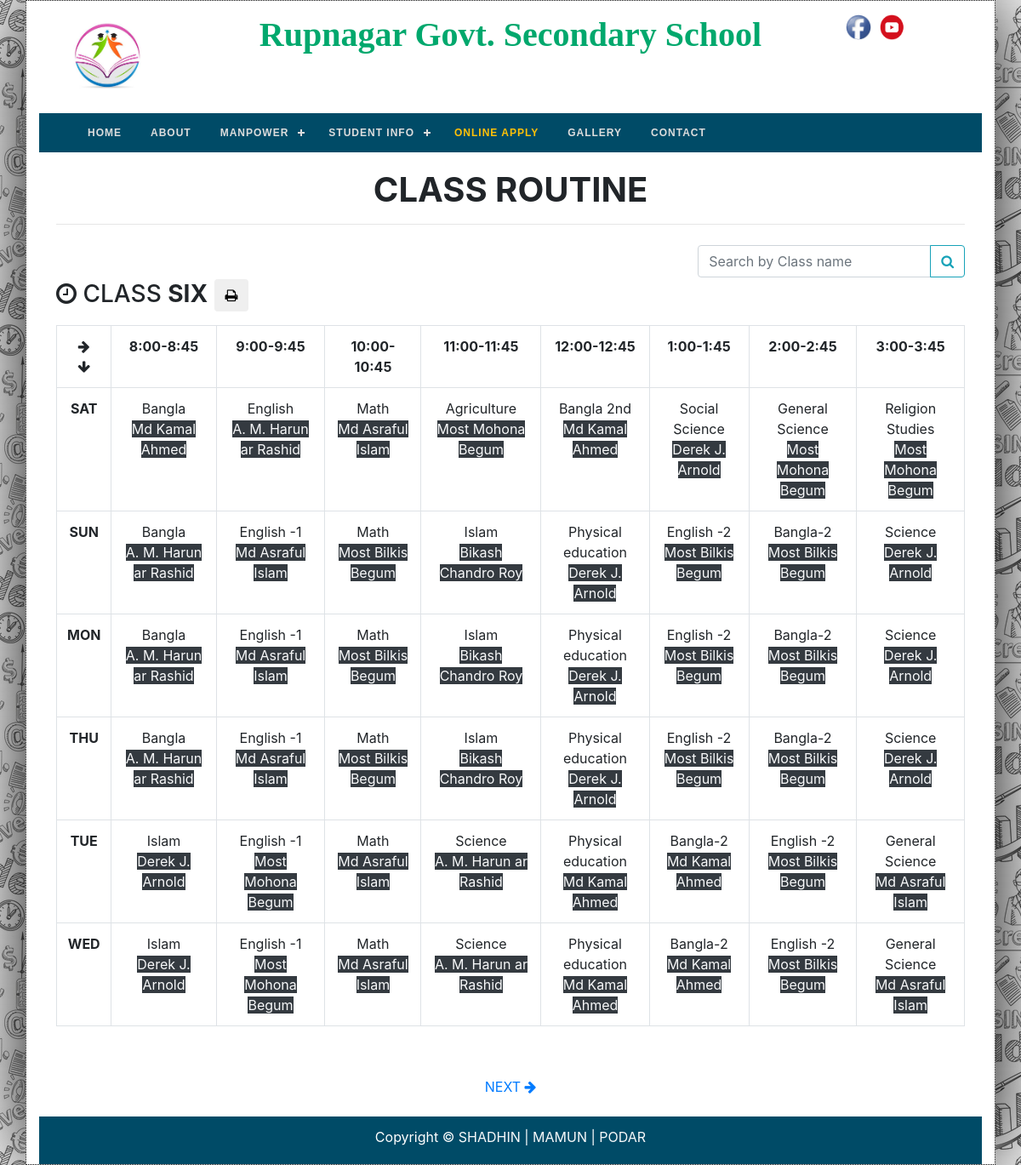
Page /w/student-class-routine.php on the committed database.
### tables this page shows
CREATE TABLE `setting` (
  `id` int(11) NOT NULL,
  `shifted_status` int(11) NOT NULL,
  `school_name` varchar(255) NOT NULL,
  `school_logo` varchar(255) NOT NULL,
  `welcome_messege` text NOT NULL,
  `principle_image` text NOT NULL,
  `principle_message` text NOT NULL,
  `school_address` text NOT NULL,
  `school_phone` varchar(100) NOT NULL,
  `school_email` varchar(255) NOT NULL,
  `school_image` text NOT NULL,
  `school_about` text NOT NULL,
  `facebook_link` text NOT NULL,
  `youtube_link` text NOT NULL,
  `principle_sign` text NOT NULL,
  `register_sign` text NOT NULL,
  `additional_sign` text NOT NULL,
  `slider_image_1` text NOT NULL,
  `slider_image_2` text NOT NULL,
  `slider_image_3` text NOT NULL
);

CREATE TABLE `routine_class_time` (
  `id` int(11) NOT NULL,
  `1_period` varchar(255) NOT NULL,
  `2_period` varchar(255) NOT NULL,
  `3_period` varchar(255) NOT NULL,
  `4_period` varchar(255) NOT NULL,
  `5_period` varchar(255) NOT NULL,
  `6_period` varchar(255) NOT NULL,
  `7_period` varchar(255) NOT NULL,
  `8_period` varchar(255) NOT NULL
);

CREATE TABLE `routine` (
  `id` int(11) NOT NULL,
  `class_name` varchar(255) NOT NULL,
  `class_group` varchar(255) DEFAULT NULL,
  `day` varchar(255) NOT NULL,
  `1st_period` varchar(255) DEFAULT NULL,
  `2nd_period` varchar(255) DEFAULT NULL,
  `3rd_period` varchar(255) DEFAULT NULL,
  `4th_period` varchar(255) DEFAULT NULL,
  `5th_period` varchar(255) DEFAULT NULL,
  `6th_period` varchar(255) DEFAULT NULL,
  `7th_period` varchar(255) DEFAULT NULL,
  `8th_period` varchar(255) DEFAULT NULL
);

### w/classes/DB.php (called while the page is built, shortened)
<?php
class DB{
    protected static $host     = "localhost";
    protected static $username = "root";
    protected static $password = "";
    protected static $database = "project_school";
    public static function connection()
    {
        try{
            $mysqli = new mysqli(self::$host, self::$username, self::$password, self::$database);
            return $mysqli;
        }catch (Exception $e){
            die("Server not connected ! ".$e->getMessage());
        }
    }
    public static function select($query)
    {
        $data = self::connection()->query($query);
        return $data;
    }
}

### w/classes/Student.php (called while the page is built, shortened)
<?php
class Student
{
    public function distinctClassFromRoutine($start_from, $per_page)
    {
        $query = "SELECT DISTINCT class_name, class_group FROM routine LIMIT $start_from, $per_page";
        $data = DB::select($query);
        return $data;
    }
    public function classRoutine($class, $class_group = null)
    {
        if ($class == 'Ten' OR $class == 'Nine') {
            $query = "SELECT * FROM routine WHERE class_name = '$class' AND class_group = '$class_group'";
        } else {
            $query = "SELECT * FROM routine WHERE class_name = '$class'";
        }
        $data = DB::select($query);
        return $data;
    }
    public function totalRoutine()
    {
        $query = "SELECT DISTINCT class_name, class_group FROM routine";
        $data = DB::select($query);
        $rows = $data->num_rows;
        return $rows;
    }
    public function routineClassTime()
    {
        $query = "SELECT * FROM routine_class_time";
        $data = DB::select($query)->fetch_assoc();
        return $data;
    }
}

### w/student-class-routine.php (the view, shortened to what this page needs)
<?php require 'includes/header.php'; ?>
    <div class="card-body">
        <h1 class="text-center font-weight-bold">CLASS ROUTINE</h1>
        <hr>
        <div class="table-responsive">
            <?php
            $per_page = 1;
            $page = (isset($_GET['p']) AND ($_GET['p'] > 0)) ? $_GET['p'] : 1;
            $start_from = ($page - 1) * $per_page;
            ?>
            <?php
            if (isset($_POST['key'])) {
                $routines = $student->routineSearchByClass($_POST['key']);
            } else {
                $routines = $student->distinctClassFromRoutine($start_from, $per_page);
            }
            ?>
            <div class="float-right mt-2">
                <form method="post">
                    <div class="input-group mb-3">
                        <input type="text" name="key" class="form-control" placeholder="Search by Class name" required>
                        <div class="input-group-append">
                            <button type="submit" class="btn btn-outline-info">
                                <i class="fa fa-search"></i>
                            </button>
                        </div>
                    </div>
                </form>
            </div>
            <br>
            <?php foreach ($routines as $routine) { ?>
                <div id="printRoutine_<?php echo $routine['class_name'] . $routine['class_group']; ?>">
                    <h3 class="mt-4 mb-3 text-uppercase">
                        <i class="fa fa-clock-o"></i> CLASS
                        <strong><?php echo (isset($_POST['key'])) ? str_ireplace($_POST['key'], '<span style="background-color: yellow">' . $_POST["key"] . '</span>', $routine['class_name']) : $routine['class_name']; ?></strong>
                        <button id="print-btn" onclick="schoolInfo(); printdiv('printRoutine_<?php echo $routine['class_name'] . $routine['class_group']; ?>')"
                                class="btn"><i class="fa fa-print"></i></button>
                    </h3>
                    <table class="table table-bordered text-center">
                        <tr>
                            <th>
                                <i class="fa fa-arrow-right"></i><br>
                                <i class="fa fa-arrow-down"></i>
                            </th>
                            <?php
                                $classTimes = $student->routineClassTime();
                            ?>
                            <th><?php echo $classTimes['1_period']; ?></th>
                            <th><?php echo $classTimes['2_period']; ?></th>
                            <th><?php echo $classTimes['3_period']; ?></th>
                            <th><?php echo $classTimes['4_period']; ?></th>
                            <th><?php echo $classTimes['5_period']; ?></th>
                            <th><?php echo $classTimes['6_period']; ?></th>
                            <th><?php echo $classTimes['7_period']; ?></th>
                            <th><?php echo $classTimes['8_period']; ?></th>
                        </tr>
                        <?php
                        function subject_teacher($period){
                            $ex = explode(',',$period);
                            $subject = $ex[0];
                            $teacher = $ex[1];
                            $output = $subject."<br>"."<span class='bg-dark text-light'>$teacher</span>";
                            return $output;
                        }
                        $class_routine = $student->classRoutine($routine['class_name'], $routine['class_group']);
                        foreach ($class_routine as $r) {
                            ?>
                            <tr>
                                <th><?php echo strtoupper($r['day']); ?></th>
                                <td>
                                    <?php echo subject_teacher($r['1st_period']); ?>
                                </td>
                                <td>
                                    <?php echo subject_teacher($r['2nd_period']); ?>
                                </td>
                                <td>
                                    <?php echo subject_teacher($r['3rd_period']); ?>
                                </td>
                                <td>
                                    <?php echo subject_teacher($r['4th_period']); ?>
                                </td>
                                <td>
                                    <?php echo subject_teacher($r['5th_period']); ?>
                                </td>
                                <td>
                                    <?php echo subject_teacher($r['6th_period']); ?>
                                </td>
                                <td>
                                    <?php echo subject_teacher($r['7th_period']); ?>
                                </td>
                                <td>
                                    <?php echo subject_teacher($r['8th_period']); ?>
                                </td>
                            </tr>
                        <?php } ?>
                    </table>
                </div>
            <?php } ?>
        </div>
    </div>
    <p class="text-center">
        <?php
        $class_rows = $student->totalRoutine();
        $total_page = ceil($class_rows / $per_page);
        ?>
        <?php $next_page = (isset($_GET['p'])) ? $_GET['p'] + 1 : 2;
        if (isset($_GET['p']) AND ($_GET['p'] > 1)) { ?>
        <?php }
        if ($next_page <= $total_page) { ?>
            <a href="?p=<?php echo $next_page; ?>" class='btn'>NEXT <i class="fa fa-arrow-right"></i></a>
        <?php } ?>
    </p>
<?php require 'includes/footer.php'; ?>

### w/includes/header.php (shortened to what this page needs)
<?php
$student = new Student();
$up_img_path = "../soft/";
$query = "SELECT * FROM setting";
$setting = DB::select($query)->fetch_assoc();
?>
<!DOCTYPE html>
<html lang="en">
<head>
    <link rel="stylesheet" href="assets/bootstrap/bootstrap.min.css">
    <link rel="stylesheet" href="assets/custom.css">
    <link rel="stylesheet" href="assets/font-awesome/css/font-awesome.css">
    <link rel="stylesheet" href="//code.jquery.com/ui/1.12.1/themes/base/jquery-ui.css">
    <link rel="stylesheet" href="/resources/demos/style.css">
</head>
<body>
<div id="main-wrapper">
    <div class="container wrapper" id="container">
        <?php
            function activePage($pageName)
            {
                $path = $_SERVER['SCRIPT_FILENAME'];
                $cp = basename($path, '.php');
                echo($cp == "$pageName" ? "active" : "");
            }
        ?>
        <header class="row py-3">
            <div class="col-md-2 text-center">
                <a href="home">
                    <img src="<?php echo $up_img_path.$setting['school_logo']; ?>" class="rounded-circle" height="100">
                </a>
            </div>
            <div class="col-md-8 text-center">
                <h1><?php echo $setting['school_name']; ?></h1>
            </div>
            <div class="col-md-2">
                <a href="<?php echo $setting['facebook_link']; ?>" target='_blank'><img src="img/facebook-icon.png" height="30" width="30"></a>
                <a href="<?php echo $setting['youtube_link']; ?>" target='_blank'><img src="img/youtube-icon.png" height="30" width="40"></a>
            </div>
        </header>
        <div id='cssmenu'>
            <ul>
                <li class='<?php activePage('home') ?>'><a href='home'>HOME</a></li>
                <li class='<?php activePage('about') ?>'><a href='about'>ABOUT</a></li>
                <li><a href="#">MANPOWER</a>
                </li>
                <li><a href="#">STUDENT INFO</a>
                </li>
                <li class='<?php activePage('online-apply-for-addmission') ?>'><a href='online-apply-for-addmission' class="text-warning">ONLINE APPLY</a></li>
                <li class='<?php activePage('gallery') ?>'><a href='gallery'>GALLERY</a></li>
                <li class='<?php activePage('contact') ?>'><a href='contact'>CONTACT</a></li>
            </ul>
        </div>

### w/assets/custom.css (style rules this page uses)
#main-wrapper { background-image: url("../img/website-background.jpg"); background-attachment: fixed; }
.wrapper { box-shadow: 0px 0px 100px black; background-color: white; border: 1px dotted black; }
header h1 { color: #00a86d; font-family: 'Cambria Math'; font-weight: bold; }
#cssmenu { position: relative; z-index: 1; }
#cssmenu, #cssmenu ul, #cssmenu ul li, #cssmenu ul li a, #cssmenu #head-mobile { border: 0; list-style: none; line-height: 1; display: block; position: relative; -webkit-box-sizing: border-box; -moz-box-sizing: border-box; box-sizing: border-box; margin-bottom: 0; }
#cssmenu:after, #cssmenu > ul:after { content: "."; display: block; clear: both; visibility: hidden; line-height: 0; height: 0 }
#cssmenu { font-family: sans-serif; background: #004b67 }
#cssmenu > ul > li { float: left }
#cssmenu > ul > li > a { padding: 17px; font-size: 12px; letter-spacing: 1px; text-decoration: none; color: #ddd; font-weight: 700; }
#cssmenu > ul > li.has-sub > a { padding-right: 30px }
#cssmenu > ul > li.has-sub > a:after { position: absolute; top: 22px; right: 11px; width: 8px; height: 2px; display: block; background: #ddd; content: '' }
#cssmenu > ul > li.has-sub > a:before { position: absolute; top: 19px; right: 14px; display: block; width: 2px; height: 8px; background: #ddd; content: ''; -webkit-transition: all .25s ease; -ms-transition: all .25s ease; transition: all .25s ease }

### rows in the picture
setting: school_logo (picture), school_name "Rupnagar Govt. Secondary School"
routine_class_time: 1_period "8:00-8:45", 2_period "9:00-9:45", 3_period "10:00-10:45", 4_period "11:00-11:45", 5_period "12:00-12:45", 6_period "1:00-1:45", 7_period "2:00-2:45", 8_period "3:00-3:45"
routine: day "SAT", 1st_period "Bangla English Math Agriculture Bangla 2nd Social Science General Science Religion Studies", 1st_period "Md Kamal Ahmed A. M. Harun ar Rashid Md Asraful Islam Most Mohona Begum Md Kamal Ahmed Derek J. Arnold Most Mohona Begum Most Mohona Begum"
routine: day "SUN", 1st_period "Bangla English -1 Math Islam Physical education English -2 Bangla-2 Science", 1st_period "A. M. Harun ar Rashid Md Asraful Islam Most Bilkis Begum Bikash Chandro Roy Derek J. Arnold Most Bilkis Begum Most Bilkis Begum Derek J. Arnold"
routine: day "MON", 1st_period "Bangla English -1 Math Islam Physical education English -2 Bangla-2 Science", 1st_period "A. M. Harun ar Rashid Md Asraful Islam Most Bilkis Begum Bikash Chandro Roy Derek J. Arnold Most Bilkis Begum Most Bilkis Begum Derek J. Arnold"
routine: day "THU", 1st_period "Bangla English -1 Math Islam Physical education English -2 Bangla-2 Science", 1st_period "A. M. Harun ar Rashid Md Asraful Islam Most Bilkis Begum Bikash Chandro Roy Derek J. Arnold Most Bilkis Begum Most Bilkis Begum Derek J. Arnold"
routine: day "TUE", 1st_period "Islam English -1 Math Science Physical education Bangla-2 English -2 General Science", 1st_period "Derek J. Arnold Most Mohona Begum Md Asraful Islam A. M. Harun ar Rashid Md Kamal Ahmed Md Kamal Ahmed Most Bilkis Begum Md Asraful Islam"
routine: day "WED", 1st_period "Islam English -1 Math Science Physical education Bangla-2 English -2 General Science", 1st_period "Derek J. Arnold Most Mohona Begum Md Asraful Islam A. M. Harun ar Rashid Md Kamal Ahmed Md Kamal Ahmed Most Bilkis Begum Md Asraful Islam"

### other values in the picture
$routine['class_name'] "SIX"
